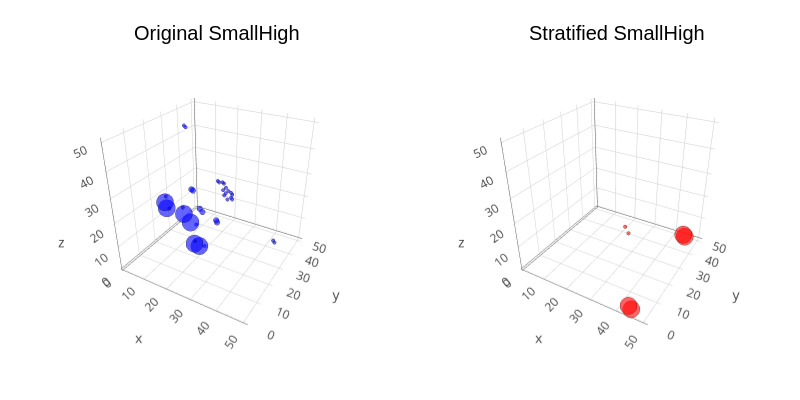

Source (notebook cell):
### Code cell
process_high_school_hypergraph(50)

### Figure 1 — Plotly figure (JSON) as saved in the notebook; plotly's stock layout.template omitted (floating-point values rounded to 4 significant figures)
{"data": [{"colorbar": {"len": 0.8657, "title": "", "x": 0.4951, "y": 0.5087}, "legendgroup": "y1", "marker": {"color": "rgba(0, 0, 255, 0.600)", "line": {"color": "rgba(0, 0, 0, 0.600)", "width": 1}, "size": 2, "symbol": "circle"}, "mode": "markers", "name": "y1", "scene": "scene1", "showlegend": true, "type": "scatter3d", "x": [43], "xaxis": "x1", "y": [42], "yaxis": "y1", "z": [1], "zaxis": "z1"}, {"colorbar": {"len": 0.8657, "title": "", "x": 0.4951, "y": 0.5087}, "legendgroup": "y1", "marker": {"color": "rgba(0, 0, 255, 0.600)", "line": {"color": "rgba(0, 0, 0, 0.600)", "width": 1}, "size": 2, "symbol": "circle"}, "mode": "markers", "name": "y1", "scene": "scene1", "showlegend": false, "type": "scatter3d", "x": [42], "xaxis": "x1", "y": [43], "yaxis": "y1", "z": [1], "zaxis": "z1"}, {"colorbar": {"len": 0.8657, "title": "", "x": 0.4951, "y": 0.5087}, "legendgroup": "y1", "marker": {"color": "rgba(0, 0, 255, 0.600)", "line": {"color": "rgba(0, 0, 0, 0.600)", "width": 1}, "size": 2, "symbol": "circle"}, "mode": "markers", "name": "y1", "scene": "scene1", "showlegend": false, "type": "scatter3d", "x": [26], "xaxis": "x1", "y": [16], "yaxis": "y1", "z": [10], "zaxis": "z1"}, {"colorbar": {"len": 0.8657, "title": "", "x": 0.4951, "y": 0.5087}, "legendgroup": "y1", "marker": {"color": "rgba(0, 0, 255, 0.600)", "line": {"color": "rgba(0, 0, 0, 0.600)", "width": 1}, "size": 2, "symbol": "circle"}, "mode": "markers", "name": "y1", "scene": "scene1", "showlegend": false, "type": "scatter3d", "x": [16], "xaxis": "x1", "y": [26], "yaxis": "y1", "z": [10], "zaxis": "z1"}, {"colorbar": {"len": 0.8657, "title": "", "x": 0.4951, "y": 0.5087}, "legendgroup": "y1", "marker": {"color": "rgba(0, 0, 255, 0.600)", "line": {"color": "rgba(0, 0, 0, 0.600)", "width": 1}, "size": 10, "symbol": "circle"}, "mode": "markers", "name": "y1", "scene": "scene1", "showlegend": false, "type": "scatter3d", "x": [25], "xaxis": "x1", "y": [14], "yaxis": "y1", "z": [11], "zaxis": "z1"}, {"colorbar": {"len": 0.8657, "title": "", "x": 0.4951, "y": 0.5087}, "legendgroup": "y1", "marker": {"color": "rgba(0, 0, 255, 0.600)", "line": {"color": "rgba(0, 0, 0, 0.600)", "width": 1}, "size": 10, "symbol": "circle"}, "mode": "markers", "name": "y1", "scene": "scene1", "showlegend": false, "type": "scatter3d", "x": [14], "xaxis": "x1", "y": [25], "yaxis": "y1", "z": [11], "zaxis": "z1"}, {"colorbar": {"len": 0.8657, "title": "", "x": 0.4951, "y": 0.5087}, "legendgroup": "y1", "marker": {"color": "rgba(0, 0, 255, 0.600)", "line": {"color": "rgba(0, 0, 0, 0.600)", "width": 1}, "size": 10, "symbol": "circle"}, "mode": "markers", "name": "y1", "scene": "scene1", "showlegend": false, "type": "scatter3d", "x": [25], "xaxis": "x1", "y": [11], "yaxis": "y1", "z": [14], "zaxis": "z1"}, {"colorbar": {"len": 0.8657, "title": "", "x": 0.4951, "y": 0.5087}, "legendgroup": "y1", "marker": {"color": "rgba(0, 0, 255, 0.600)", "line": {"color": "rgba(0, 0, 0, 0.600)", "width": 1}, "size": 10, "symbol": "circle"}, "mode": "markers", "name": "y1", "scene": "scene1", "showlegend": false, "type": "scatter3d", "x": [11], "xaxis": "x1", "y": [25], "yaxis": "y1", "z": [14], "zaxis": "z1"}, {"colorbar": {"len": 0.8657, "title": "", "x": 0.4951, "y": 0.5087}, "legendgroup": "y1", "marker": {"color": "rgba(0, 0, 255, 0.600)", "line": {"color": "rgba(0, 0, 0, 0.600)", "width": 1}, "size": 3.231, "symbol": "circle"}, "mode": "markers", "name": "y1", "scene": "scene1", "showlegend": false, "type": "scatter3d", "x": [26], "xaxis": "x1", "y": [25], "yaxis": "y1", "z": [15], "zaxis": "z1"}, {"colorbar": {"len": 0.8657, "title": "", "x": 0.4951, "y": 0.5087}, "legendgroup": "y1", "marker": {"color": "rgba(0, 0, 255, 0.600)", "line": {"color": "rgba(0, 0, 0, 0.600)", "width": 1}, "size": 3.231, "symbol": "circle"}, "mode": "markers", "name": "y1", "scene": "scene1", "showlegend": false, "type": "scatter3d", "x": [25], "xaxis": "x1", "y": [26], "yaxis": "y1", "z": [15], "zaxis": "z1"}, {"colorbar": {"len": 0.8657, "title": "", "x": 0.4951, "y": 0.5087}, "legendgroup": "y1", "marker": {"color": "rgba(0, 0, 255, 0.600)", "line": {"color": "rgba(0, 0, 0, 0.600)", "width": 1}, "size": 2, "symbol": "circle"}, "mode": "markers", "name": "y1", "scene": "scene1", "showlegend": false, "type": "scatter3d", "x": [26], "xaxis": "x1", "y": [10], "yaxis": "y1", "z": [16], "zaxis": "z1"}, {"colorbar": {"len": 0.8657, "title": "", "x": 0.4951, "y": 0.5087}, "legendgroup": "y1", "marker": {"color": "rgba(0, 0, 255, 0.600)", "line": {"color": "rgba(0, 0, 0, 0.600)", "width": 1}, "size": 2, "symbol": "circle"}, "mode": "markers", "name": "y1", "scene": "scene1", "showlegend": false, "type": "scatter3d", "x": [10], "xaxis": "x1", "y": [26], "yaxis": "y1", "z": [16], "zaxis": "z1"}, {"colorbar": {"len": 0.8657, "title": "", "x": 0.4951, "y": 0.5087}, "legendgroup": "y1", "marker": {"color": "rgba(0, 0, 255, 0.600)", "line": {"color": "rgba(0, 0, 0, 0.600)", "width": 1}, "size": 2, "symbol": "circle"}, "mode": "markers", "name": "y1", "scene": "scene1", "showlegend": false, "type": "scatter3d", "x": [30], "xaxis": "x1", "y": [29], "yaxis": "y1", "z": [24], "zaxis": "z1"}, {"colorbar": {"len": 0.8657, "title": "", "x": 0.4951, "y": 0.5087}, "legendgroup": "y1", "marker": {"color": "rgba(0, 0, 255, 0.600)", "line": {"color": "rgba(0, 0, 0, 0.600)", "width": 1}, "size": 2, "symbol": "circle"}, "mode": "markers", "name": "y1", "scene": "scene1", "showlegend": false, "type": "scatter3d", "x": [29], "xaxis": "x1", "y": [30], "yaxis": "y1", "z": [24], "zaxis": "z1"}, {"colorbar": {"len": 0.8657, "title": "", "x": 0.4951, "y": 0.5087}, "legendgroup": "y1", "marker": {"color": "rgba(0, 0, 255, 0.600)", "line": {"color": "rgba(0, 0, 0, 0.600)", "width": 1}, "size": 10, "symbol": "circle"}, "mode": "markers", "name": "y1", "scene": "scene1", "showlegend": false, "type": "scatter3d", "x": [14], "xaxis": "x1", "y": [11], "yaxis": "y1", "z": [25], "zaxis": "z1"}, {"colorbar": {"len": 0.8657, "title": "", "x": 0.4951, "y": 0.5087}, "legendgroup": "y1", "marker": {"color": "rgba(0, 0, 255, 0.600)", "line": {"color": "rgba(0, 0, 0, 0.600)", "width": 1}, "size": 10, "symbol": "circle"}, "mode": "markers", "name": "y1", "scene": "scene1", "showlegend": false, "type": "scatter3d", "x": [11], "xaxis": "x1", "y": [14], "yaxis": "y1", "z": [25], "zaxis": "z1"}, {"colorbar": {"len": 0.8657, "title": "", "x": 0.4951, "y": 0.5087}, "legendgroup": "y1", "marker": {"color": "rgba(0, 0, 255, 0.600)", "line": {"color": "rgba(0, 0, 0, 0.600)", "width": 1}, "size": 3.231, "symbol": "circle"}, "mode": "markers", "name": "y1", "scene": "scene1", "showlegend": false, "type": "scatter3d", "x": [26], "xaxis": "x1", "y": [15], "yaxis": "y1", "z": [25], "zaxis": "z1"}, {"colorbar": {"len": 0.8657, "title": "", "x": 0.4951, "y": 0.5087}, "legendgroup": "y1", "marker": {"color": "rgba(0, 0, 255, 0.600)", "line": {"color": "rgba(0, 0, 0, 0.600)", "width": 1}, "size": 3.231, "symbol": "circle"}, "mode": "markers", "name": "y1", "scene": "scene1", "showlegend": false, "type": "scatter3d", "x": [15], "xaxis": "x1", "y": [26], "yaxis": "y1", "z": [25], "zaxis": "z1"}, {"colorbar": {"len": 0.8657, "title": "", "x": 0.4951, "y": 0.5087}, "legendgroup": "y1", "marker": {"color": "rgba(0, 0, 255, 0.600)", "line": {"color": "rgba(0, 0, 0, 0.600)", "width": 1}, "size": 2, "symbol": "circle"}, "mode": "markers", "name": "y1", "scene": "scene1", "showlegend": false, "type": "scatter3d", "x": [16], "xaxis": "x1", "y": [10], "yaxis": "y1", "z": [26], "zaxis": "z1"}, {"colorbar": {"len": 0.8657, "title": "", "x": 0.4951, "y": 0.5087}, "legendgroup": "y1", "marker": {"color": "rgba(0, 0, 255, 0.600)", "line": {"color": "rgba(0, 0, 0, 0.600)", "width": 1}, "size": 3.231, "symbol": "circle"}, "mode": "markers", "name": "y1", "scene": "scene1", "showlegend": false, "type": "scatter3d", "x": [25], "xaxis": "x1", "y": [15], "yaxis": "y1", "z": [26], "zaxis": "z1"}, {"colorbar": {"len": 0.8657, "title": "", "x": 0.4951, "y": 0.5087}, "legendgroup": "y1", "marker": {"color": "rgba(0, 0, 255, 0.600)", "line": {"color": "rgba(0, 0, 0, 0.600)", "width": 1}, "size": 2, "symbol": "circle"}, "mode": "markers", "name": "y1", "scene": "scene1", "showlegend": false, "type": "scatter3d", "x": [10], "xaxis": "x1", "y": [16], "yaxis": "y1", "z": [26], "zaxis": "z1"}, {"colorbar": {"len": 0.8657, "title": "", "x": 0.4951, "y": 0.5087}, "legendgroup": "y1", "marker": {"color": "rgba(0, 0, 255, 0.600)", "line": {"color": "rgba(0, 0, 0, 0.600)", "width": 1}, "size": 3.231, "symbol": "circle"}, "mode": "markers", "name": "y1", "scene": "scene1", "showlegend": false, "type": "scatter3d", "x": [15], "xaxis": "x1", "y": [25], "yaxis": "y1", "z": [26], "zaxis": "z1"}, {"colorbar": {"len": 0.8657, "title": "", "x": 0.4951, "y": 0.5087}, "legendgroup": "y1", "marker": {"color": "rgba(0, 0, 255, 0.600)", "line": {"color": "rgba(0, 0, 0, 0.600)", "width": 1}, "size": 2, "symbol": "circle"}, "mode": "markers", "name": "y1", "scene": "scene1", "showlegend": false, "type": "scatter3d", "x": [30], "xaxis": "x1", "y": [29], "yaxis": "y1", "z": [26], "zaxis": "z1"}, {"colorbar": {"len": 0.8657, "title": "", "x": 0.4951, "y": 0.5087}, "legendgroup": "y1", "marker": {"color": "rgba(0, 0, 255, 0.600)", "line": {"color": "rgba(0, 0, 0, 0.600)", "width": 1}, "size": 2, "symbol": "circle"}, "mode": "markers", "name": "y1", "scene": "scene1", "showlegend": false, "type": "scatter3d", "x": [29], "xaxis": "x1", "y": [30], "yaxis": "y1", "z": [26], "zaxis": "z1"}, {"colorbar": {"len": 0.8657, "title": "", "x": 0.4951, "y": 0.5087}, "legendgroup": "y1", "marker": {"color": "rgba(0, 0, 255, 0.600)", "line": {"color": "rgba(0, 0, 0, 0.600)", "width": 1}, "size": 2, "symbol": "circle"}, "mode": "markers", "name": "y1", "scene": "scene1", "showlegend": false, "type": "scatter3d", "x": [30], "xaxis": "x1", "y": [24], "yaxis": "y1", "z": [29], "zaxis": "z1"}, {"colorbar": {"len": 0.8657, "title": "", "x": 0.4951, "y": 0.5087}, "legendgroup": "y1", "marker": {"color": "rgba(0, 0, 255, 0.600)", "line": {"color": "rgba(0, 0, 0, 0.600)", "width": 1}, "size": 2, "symbol": "circle"}, "mode": "markers", "name": "y1", "scene": "scene1", "showlegend": false, "type": "scatter3d", "x": [30], "xaxis": "x1", "y": [26], "yaxis": "y1", "z": [29], "zaxis": "z1"}, {"colorbar": {"len": 0.8657, "title": "", "x": 0.4951, "y": 0.5087}, "legendgroup": "y1", "marker": {"color": "rgba(0, 0, 255, 0.600)", "line": {"color": "rgba(0, 0, 0, 0.600)", "width": 1}, "size": 2, "symbol": "circle"}, "mode": "markers", "name": "y1", "scene": "scene1", "showlegend": false, "type": "scatter3d", "x": [24], "xaxis": "x1", "y": [30], "yaxis": "y1", "z": [29], "zaxis": "z1"}, {"colorbar": {"len": 0.8657, "title": "", "x": 0.4951, "y": 0.5087}, "legendgroup": "y1", "marker": {"color": "rgba(0, 0, 255, 0.600)", "line": {"color": "rgba(0, 0, 0, 0.600)", "width": 1}, "size": 2, "symbol": "circle"}, "mode": "markers", "name": "y1", "scene": "scene1", "showlegend": false, "type": "scatter3d", "x": [26], "xaxis": "x1", "y": [30], "yaxis": "y1", "z": [29], "zaxis": "z1"}, {"colorbar": {"len": 0.8657, "title": "", "x": 0.4951, "y": 0.5087}, "legendgroup": "y1", "marker": {"color": "rgba(0, 0, 255, 0.600)", "line": {"color": "rgba(0, 0, 0, 0.600)", "width": 1}, "size": 2, "symbol": "circle"}, "mode": "markers", "name": "y1", "scene": "scene1", "showlegend": false, "type": "scatter3d", "x": [29], "xaxis": "x1", "y": [24], "yaxis": "y1", "z": [30], "zaxis": "z1"}, {"colorbar": {"len": 0.8657, "title": "", "x": 0.4951, "y": 0.5087}, "legendgroup": "y1", "marker": {"color": "rgba(0, 0, 255, 0.600)", "line": {"color": "rgba(0, 0, 0, 0.600)", "width": 1}, "size": 2, "symbol": "circle"}, "mode": "markers", "name": "y1", "scene": "scene1", "showlegend": false, "type": "scatter3d", "x": [29], "xaxis": "x1", "y": [26], "yaxis": "y1", "z": [30], "zaxis": "z1"}, {"colorbar": {"len": 0.8657, "title": "", "x": 0.4951, "y": 0.5087}, "legendgroup": "y1", "marker": {"color": "rgba(0, 0, 255, 0.600)", "line": {"color": "rgba(0, 0, 0, 0.600)", "width": 1}, "size": 2, "symbol": "circle"}, "mode": "markers", "name": "y1", "scene": "scene1", "showlegend": false, "type": "scatter3d", "x": [24], "xaxis": "x1", "y": [29], "yaxis": "y1", "z": [30], "zaxis": "z1"}, {"colorbar": {"len": 0.8657, "title": "", "x": 0.4951, "y": 0.5087}, "legendgroup": "y1", "marker": {"color": "rgba(0, 0, 255, 0.600)", "line": {"color": "rgba(0, 0, 0, 0.600)", "width": 1}, "size": 2, "symbol": "circle"}, "mode": "markers", "name": "y1", "scene": "scene1", "showlegend": false, "type": "scatter3d", "x": [26], "xaxis": "x1", "y": [29], "yaxis": "y1", "z": [30], "zaxis": "z1"}, {"colorbar": {"len": 0.8657, "title": "", "x": 0.4951, "y": 0.5087}, "legendgroup": "y1", "marker": {"color": "rgba(0, 0, 255, 0.600)", "line": {"color": "rgba(0, 0, 0, 0.600)", "width": 1}, "size": 2, "symbol": "circle"}, "mode": "markers", "name": "y1", "scene": "scene1", "showlegend": false, "type": "scatter3d", "x": [43], "xaxis": "x1", "y": [1], "yaxis": "y1", "z": [42], "zaxis": "z1"}, {"colorbar": {"len": 0.8657, "title": "", "x": 0.4951, "y": 0.5087}, "legendgroup": "y1", "marker": {"color": "rgba(0, 0, 255, 0.600)", "line": {"color": "rgba(0, 0, 0, 0.600)", "width": 1}, "size": 2, "symbol": "circle"}, "mode": "markers", "name": "y1", "scene": "scene1", "showlegend": false, "type": "scatter3d", "x": [1], "xaxis": "x1", "y": [43], "yaxis": "y1", "z": [42], "zaxis": "z1"}, {"colorbar": {"len": 0.8657, "title": "", "x": 0.4951, "y": 0.5087}, "legendgroup": "y1", "marker": {"color": "rgba(0, 0, 255, 0.600)", "line": {"color": "rgba(0, 0, 0, 0.600)", "width": 1}, "size": 2, "symbol": "circle"}, "mode": "markers", "name": "y1", "scene": "scene1", "showlegend": false, "type": "scatter3d", "x": [42], "xaxis": "x1", "y": [1], "yaxis": "y1", "z": [43], "zaxis": "z1"}, {"colorbar": {"len": 0.8657, "title": "", "x": 0.4951, "y": 0.5087}, "legendgroup": "y1", "marker": {"color": "rgba(0, 0, 255, 0.600)", "line": {"color": "rgba(0, 0, 0, 0.600)", "width": 1}, "size": 2, "symbol": "circle"}, "mode": "markers", "name": "y1", "scene": "scene1", "showlegend": false, "type": "scatter3d", "x": [1], "xaxis": "x1", "y": [42], "yaxis": "y1", "z": [43], "zaxis": "z1"}, {"colorbar": {"len": 0.8657, "title": "", "x": 0.4951, "y": 0.5087}, "legendgroup": "y2", "marker": {"color": "rgba(255, 255, 255, 0.000)", "line": {"color": "rgba(0, 0, 0, 0.000)", "width": 1}, "size": 0.2, "symbol": "circle"}, "mode": "markers", "name": "y2", "scene": "scene1", "showlegend": true, "type": "scatter3d", "x": [1, 50], "xaxis": "x1", "y": [1, 50], "yaxis": "y1", "z": [1, 50], "zaxis": "z1"}, {"colorbar": {"len": 0.8657, "title": "", "x": 0.9951, "y": 0.5087}, "legendgroup": "y1", "marker": {"color": "rgba(255, 0, 0, 0.600)", "line": {"color": "rgba(0, 0, 0, 0.600)", "width": 1}, "size": 10, "symbol": "circle"}, "mode": "markers", "name": "y1", "scene": "scene2", "showlegend": true, "type": "scatter3d", "x": [45], "xaxis": "x2", "y": [48], "yaxis": "y2", "z": [1], "zaxis": "z2"}, {"colorbar": {"len": 0.8657, "title": "", "x": 0.9951, "y": 0.5087}, "legendgroup": "y1", "marker": {"color": "rgba(255, 0, 0, 0.600)", "line": {"color": "rgba(0, 0, 0, 0.600)", "width": 1}, "size": 10, "symbol": "circle"}, "mode": "markers", "name": "y1", "scene": "scene2", "showlegend": false, "type": "scatter3d", "x": [44], "xaxis": "x2", "y": [49], "yaxis": "y2", "z": [1], "zaxis": "z2"}, {"colorbar": {"len": 0.8657, "title": "", "x": 0.9951, "y": 0.5087}, "legendgroup": "y1", "marker": {"color": "rgba(255, 0, 0, 0.600)", "line": {"color": "rgba(0, 0, 0, 0.600)", "width": 1}, "size": 10, "symbol": "circle"}, "mode": "markers", "name": "y1", "scene": "scene2", "showlegend": false, "type": "scatter3d", "x": [45], "xaxis": "x2", "y": [1], "yaxis": "y2", "z": [2], "zaxis": "z2"}, {"colorbar": {"len": 0.8657, "title": "", "x": 0.9951, "y": 0.5087}, "legendgroup": "y1", "marker": {"color": "rgba(255, 0, 0, 0.600)", "line": {"color": "rgba(0, 0, 0, 0.600)", "width": 1}, "size": 10, "symbol": "circle"}, "mode": "markers", "name": "y1", "scene": "scene2", "showlegend": false, "type": "scatter3d", "x": [44], "xaxis": "x2", "y": [1], "yaxis": "y2", "z": [3], "zaxis": "z2"}, {"colorbar": {"len": 0.8657, "title": "", "x": 0.9951, "y": 0.5087}, "legendgroup": "y1", "marker": {"color": "rgba(255, 0, 0, 0.600)", "line": {"color": "rgba(0, 0, 0, 0.600)", "width": 1}, "size": 2.011, "symbol": "circle"}, "mode": "markers", "name": "y1", "scene": "scene2", "showlegend": false, "type": "scatter3d", "x": [33], "xaxis": "x2", "y": [21], "yaxis": "y2", "z": [15], "zaxis": "z2"}, {"colorbar": {"len": 0.8657, "title": "", "x": 0.9951, "y": 0.5087}, "legendgroup": "y1", "marker": {"color": "rgba(255, 0, 0, 0.600)", "line": {"color": "rgba(0, 0, 0, 0.600)", "width": 1}, "size": 2, "symbol": "circle"}, "mode": "markers", "name": "y1", "scene": "scene2", "showlegend": false, "type": "scatter3d", "x": [30], "xaxis": "x2", "y": [24], "yaxis": "y2", "z": [15], "zaxis": "z2"}, {"colorbar": {"len": 0.8657, "title": "", "x": 0.9951, "y": 0.5087}, "legendgroup": "y2", "marker": {"color": "rgba(255, 255, 255, 0.000)", "line": {"color": "rgba(0, 0, 0, 0.000)", "width": 1}, "size": 0.2, "symbol": "circle"}, "mode": "markers", "name": "y2", "scene": "scene2", "showlegend": true, "type": "scatter3d", "x": [1, 50], "xaxis": "x2", "y": [1, 50], "yaxis": "y2", "z": [1, 50], "zaxis": "z2"}], "layout": {"annotations": [{"font": {"color": "rgba(0, 0, 0, 1.000)", "family": "sans-serif", "size": 20}, "rotation": 0, "showarrow": false, "text": "Original SmallHigh", "x": 0.2707, "xanchor": "center", "xref": "paper", "y": 1, "yanchor": "top", "yref": "paper"}, {"font": {"color": "rgba(0, 0, 0, 1.000)", "family": "sans-serif", "size": 20}, "rotation": 0, "showarrow": false, "text": "Stratified SmallHigh", "x": 0.7707, "xanchor": "center", "xref": "paper", "y": 1, "yanchor": "top", "yref": "paper"}], "height": 400, "margin": {"b": 20, "l": 0, "r": 0, "t": 20}, "paper_bgcolor": "rgba(255, 255, 255, 1.000)", "plot_bgcolor": "rgba(255, 255, 255, 1.000)", "scene1": {"camera": {"eye": {"x": 1.126, "y": -1.95, "z": 1.3}, "projection": "orthographic"}, "domain": {"x": [0.04624, 0.4951], "y": [0.07581, 0.9415]}, "xaxis1": {"gridcolor": "rgba(0, 0, 0, 0.100)", "gridwidth": 0.5, "linecolor": "rgba(0, 0, 0, 1.000)", "mirror": false, "range": [1, 50], "showgrid": true, "showline": true, "showticklabels": true, "tickangle": 0, "tickcolor": "rgb(0, 0, 0)", "tickfont": {"color": "rgba(0, 0, 0, 1.000)", "family": "sans-serif", "size": 11}, "tickmode": "array", "ticks": "inside", "ticktext": ["10", "20", "30", "40", "50"], "tickvals": [10, 20, 30, 40, 50], "title": "X", "titlefont": {"color": "rgba(0, 0, 0, 1.000)", "family": "sans-serif", "size": 15}, "type": "-", "visible": true, "zeroline": false, "zerolinecolor": "rgba(0, 0, 0, 1.000)"}, "yaxis1": {"gridcolor": "rgba(0, 0, 0, 0.100)", "gridwidth": 0.5, "linecolor": "rgba(0, 0, 0, 1.000)", "mirror": false, "range": [1, 50], "showgrid": true, "showline": true, "showticklabels": true, "tickangle": 0, "tickcolor": "rgb(0, 0, 0)", "tickfont": {"color": "rgba(0, 0, 0, 1.000)", "family": "sans-serif", "size": 11}, "tickmode": "array", "ticks": "inside", "ticktext": ["10", "20", "30", "40", "50"], "tickvals": [10, 20, 30, 40, 50], "title": "Y", "titlefont": {"color": "rgba(0, 0, 0, 1.000)", "family": "sans-serif", "size": 15}, "type": "-", "visible": true, "zeroline": false, "zerolinecolor": "rgba(0, 0, 0, 1.000)"}, "zaxis1": {"gridcolor": "rgba(0, 0, 0, 0.100)", "gridwidth": 0.5, "linecolor": "rgba(0, 0, 0, 1.000)", "mirror": false, "range": [1, 50], "showgrid": true, "showline": true, "showticklabels": true, "tickangle": 0, "tickcolor": "rgb(0, 0, 0)", "tickfont": {"color": "rgba(0, 0, 0, 1.000)", "family": "sans-serif", "size": 11}, "tickmode": "array", "ticks": "inside", "ticktext": ["10", "20", "30", "40", "50"], "tickvals": [10, 20, 30, 40, 50], "title": "Z", "titlefont": {"color": "rgba(0, 0, 0, 1.000)", "family": "sans-serif", "size": 15}, "type": "-", "visible": true, "zeroline": false, "zerolinecolor": "rgba(0, 0, 0, 1.000)"}}, "scene2": {"camera": {"eye": {"x": 1.126, "y": -1.95, "z": 1.3}, "projection": "orthographic"}, "domain": {"x": [0.5462, 0.9951], "y": [0.07581, 0.9415]}, "xaxis2": {"gridcolor": "rgba(0, 0, 0, 0.100)", "gridwidth": 0.5, "linecolor": "rgba(0, 0, 0, 1.000)", "mirror": false, "range": [1, 50], "showgrid": true, "showline": true, "showticklabels": true, "tickangle": 0, "tickcolor": "rgb(0, 0, 0)", "tickfont": {"color": "rgba(0, 0, 0, 1.000)", "family": "sans-serif", "size": 11}, "tickmode": "array", "ticks": "inside", "ticktext": ["10", "20", "30", "40", "50"], "tickvals": [10, 20, 30, 40, 50], "title": "X", "titlefont": {"color": "rgba(0, 0, 0, 1.000)", "family": "sans-serif", "size": 15}, "type": "-", "visible": true, "zeroline": false, "zerolinecolor": "rgba(0, 0, 0, 1.000)"}, "yaxis2": {"gridcolor": "rgba(0, 0, 0, 0.100)", "gridwidth": 0.5, "linecolor": "rgba(0, 0, 0, 1.000)", "mirror": false, "range": [1, 50], "showgrid": true, "showline": true, "showticklabels": true, "tickangle": 0, "tickcolor": "rgb(0, 0, 0)", "tickfont": {"color": "rgba(0, 0, 0, 1.000)", "family": "sans-serif", "size": 11}, "tickmode": "array", "ticks": "inside", "ticktext": ["10", "20", "30", "40", "50"], "tickvals": [10, 20, 30, 40, 50], "title": "Y", "titlefont": {"color": "rgba(0, 0, 0, 1.000)", "family": "sans-serif", "size": 15}, "type": "-", "visible": true, "zeroline": false, "zerolinecolor": "rgba(0, 0, 0, 1.000)"}, "zaxis2": {"gridcolor": "rgba(0, 0, 0, 0.100)", "gridwidth": 0.5, "linecolor": "rgba(0, 0, 0, 1.000)", "mirror": false, "range": [1, 50], "showgrid": true, "showline": true, "showticklabels": true, "tickangle": 0, "tickcolor": "rgb(0, 0, 0)", "tickfont": {"color": "rgba(0, 0, 0, 1.000)", "family": "sans-serif", "size": 11}, "tickmode": "array", "ticks": "inside", "ticktext": ["10", "20", "30", "40", "50"], "tickvals": [10, 20, 30, 40, 50], "title": "Z", "titlefont": {"color": "rgba(0, 0, 0, 1.000)", "family": "sans-serif", "size": 15}, "type": "-", "visible": true, "zeroline": false, "zerolinecolor": "rgba(0, 0, 0, 1.000)"}}, "showlegend": false, "width": 800}}
